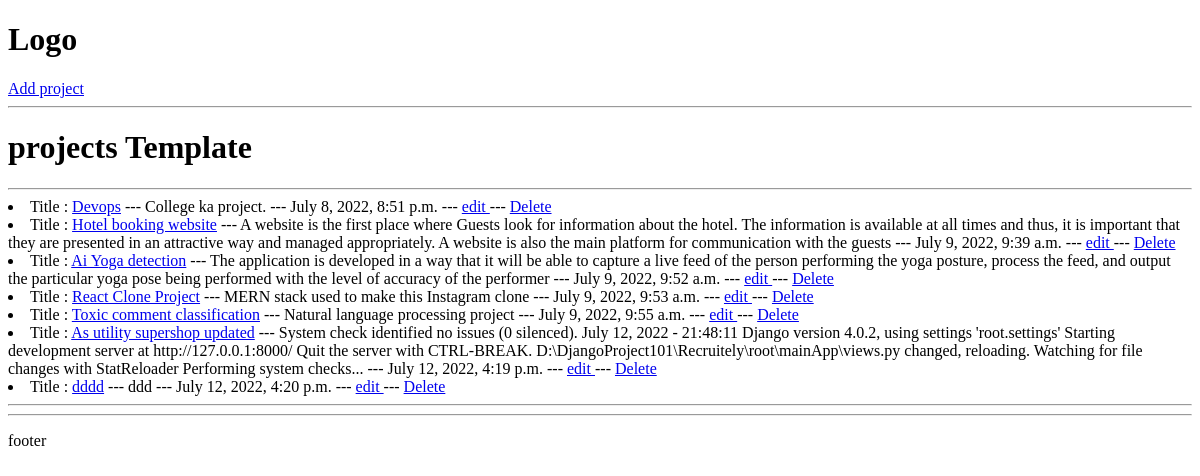
Before: / with the older database file.
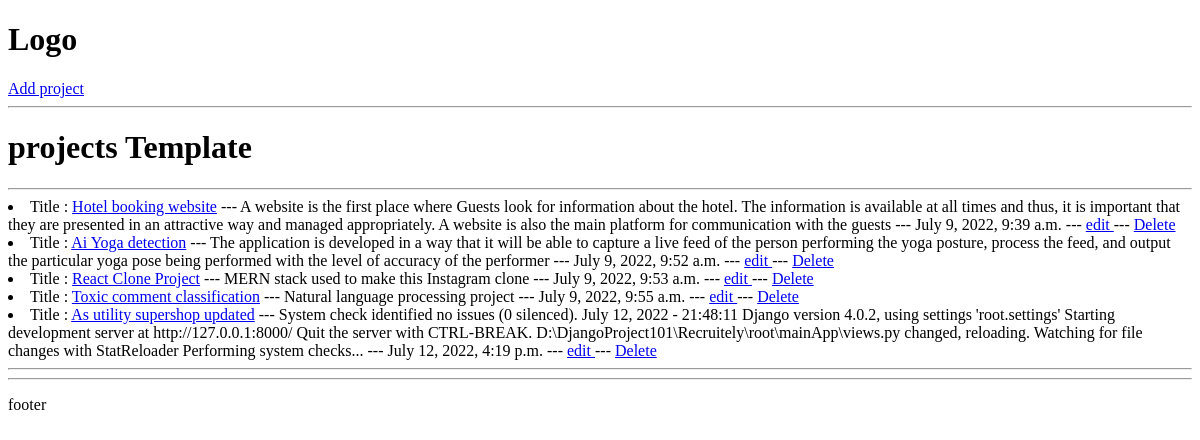
After: the same page with the newer database file.
### mainApp/models.py (models this page shows, shortened)
class project(models.Model):
    id = models.UUIDField(default=uuid.uuid4,primary_key=True,unique=True,editable=False)
    title = models.CharField(max_length=200)
    description = models.TextField(null=True,blank=True)
    demo_link = models.CharField(max_length=200)
    source_link = models.CharField(max_length=200)
    tags = models.ManyToManyField('tag',blank=True)
    vote_ratio = models.IntegerField(default=0, null = True, blank=True)
    vote_total = models.IntegerField(default=0, null = True, blank=True)
    created = models.DateTimeField(auto_now_add=True)

### mainApp/views.py (the view)
# urls.py: path('',views.projects,name="projects"),
def projects(request):
    projectlist = pp.objects.all()
    context = {'projectlist':projectlist}
    return render(request,'mainApp/projects.html',context)

### mainApp/templates/mainApp/projects.html
{% extends 'main.html' %}
{% block content %}
<h1>projects Template</h1>
<hr>
{% for p in projectlist %}
    <li>Title : <a href = "{% url 'singleproject' p.id %}">{{p.title}}</a> --- {{p.description}} --- {{p.created}}  ---  <a href = "{% url 'update-project' p.id %}"> edit </a> --- <a href = "{% url 'delete-project' p.id %}"> Delete </a></li>
{% endfor %}
<hr>
{% endblock content %}

Changed rows visible on the page:
removed project: title "Devops", description "College ka project.", created "July 8, 2022, 8:51 p.m."
removed project: title "dddd", description "ddd", created "July 12, 2022, 4:20 p.m."
